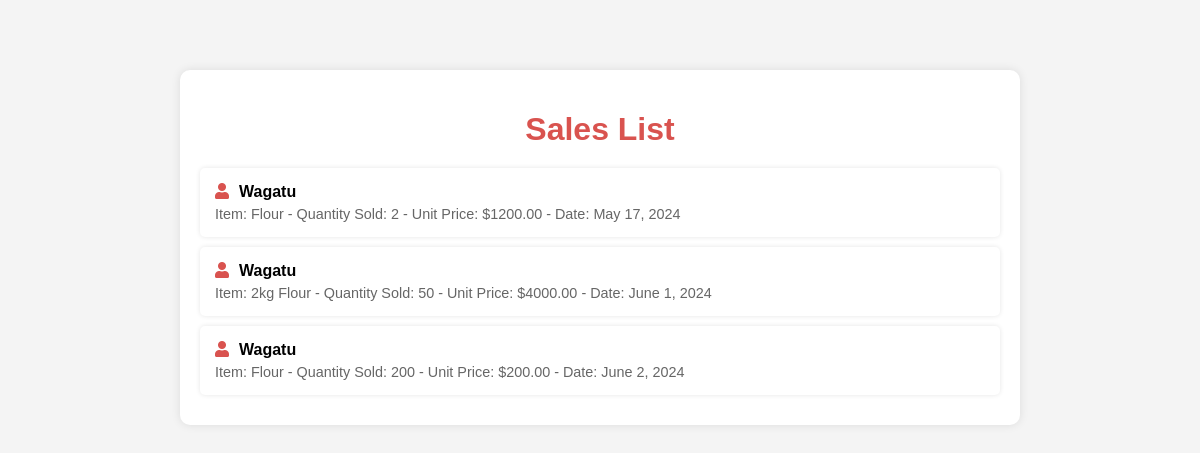
Page /sales/ on the committed database.
### sales/models.py (models this page shows, shortened)
class Sale(models.Model):
    customer = models.ForeignKey(Customer, on_delete=models.CASCADE)
    item_name = models.CharField(max_length=255)
    quantity_sold = models.PositiveIntegerField()
    unit_price = models.DecimalField(max_digits=10, decimal_places=2)
    sale_date = models.DateField()

### customers/models.py (models this page shows)
class Customer(models.Model):
    name = models.CharField(max_length=255)
    contact = models.CharField(max_length=255)
    address = models.TextField()
    def __str__(self):
        return self.name

### sales/views.py (the view)
# urls.py: path('', views.sale_list, name='sale_list'),
def sale_list(request):
    sales = Sale.objects.all()
    return render(request, 'sales/sale_list.html', {'sales': sales})

### sales/templates/sales/sale_list.html (shortened to what this page needs)
<!DOCTYPE html>
<html lang="en">
<head>
    <link rel="stylesheet" href="https://cdnjs.cloudflare.com/ajax/libs/font-awesome/5.15.4/css/all.min.css">
</head>
<body>
    <div class="container">
        <h1>Sales List</h1>
        <ul>
            {% for sale in sales %}
                <li>
                    <span class="sale-customer">
                        <i class="fas fa-user icon"></i>{{ sale.customer }}
                    </span>
                    <span class="sale-details">Item: {{ sale.item_name }} - Quantity Sold: {{ sale.quantity_sold }} - Unit Price: ${{ sale.unit_price }} - Date: {{ sale.sale_date }}</span>
                </li>
            {% endfor %}
        </ul>
    </div>
</body>
</html>

### sales/templates/sales/sale_list.html (style rules this page uses)
body { font-family: Arial, sans-serif; background-color: #f4f4f4; margin: 0; padding: 20px; }
.container { max-width: 800px; margin: 50px auto; background-color: #fff; border-radius: 10px; box-shadow: 0 0 10px rgba(0, 0, 0, 0.1); padding: 20px; }
h1 { text-align: center; margin-bottom: 20px; color: #d9534f; }
ul { list-style: none; padding: 0; margin: 0; }
ul li { margin-bottom: 10px; background-color: #fff; border-radius: 5px; box-shadow: 0 0 5px rgba(0, 0, 0, 0.1); padding: 15px; display: flex; flex-direction: column; align-items: flex-start; }
ul li .sale-customer { font-weight: bold; margin-bottom: 5px; }
ul li .sale-details { color: #666; font-size: 0.9em; }
.icon { margin-right: 10px; color: #d9534f; }

### rows in the picture
Sale: customer "Wagatu", item_name "Flour", quantity_sold "2", unit_price "1200.00", sale_date "May 17, 2024"
Sale: customer "Wagatu", item_name "2kg Flour", quantity_sold "50", unit_price "4000.00", sale_date "June 1, 2024"
Sale: customer "Wagatu", item_name "Flour", quantity_sold "200", unit_price "200.00", sale_date "June 2, 2024"
